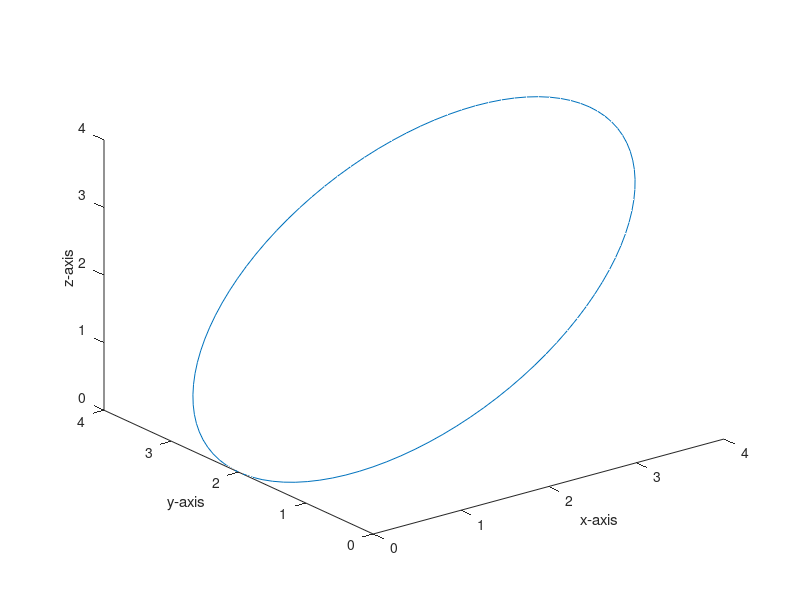

Reproduce this figure in MATLAB.
clc ; 
clear ; 
close all ;
t = linspace(0,2*pi) ;
x = 2+ 2.*cos(t);
y = 2+ 2.*sin(t);
z = 2+ 2.*cos(t);
plot3(x,y,z);
xlabel ('x-axis');
ylabel ('y-axis');
zlabel ('z-axis');

